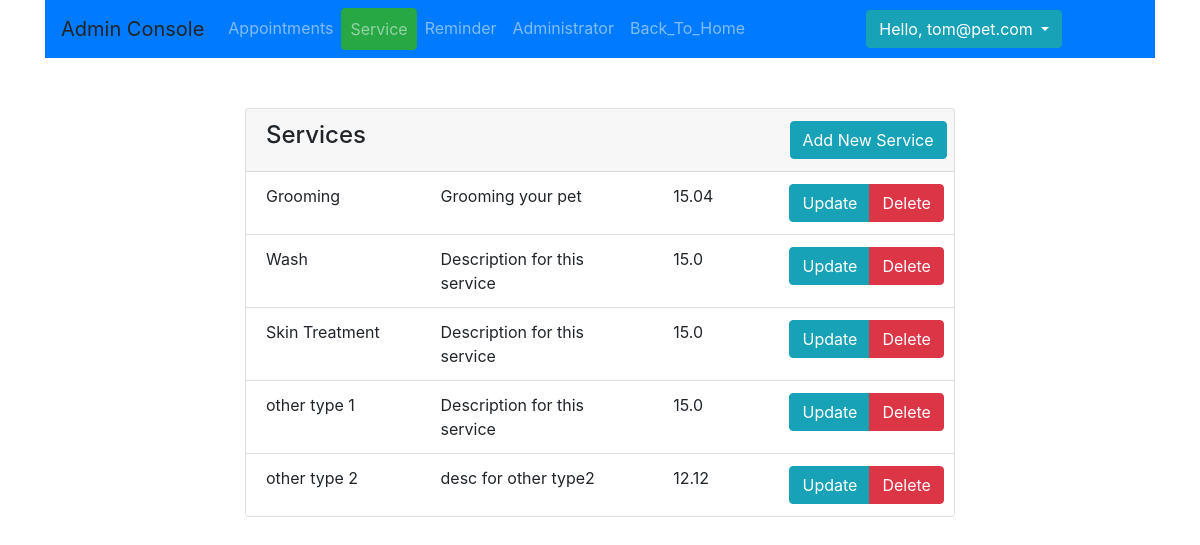
The page /admin/service (signed in) on the database as committed earlier.
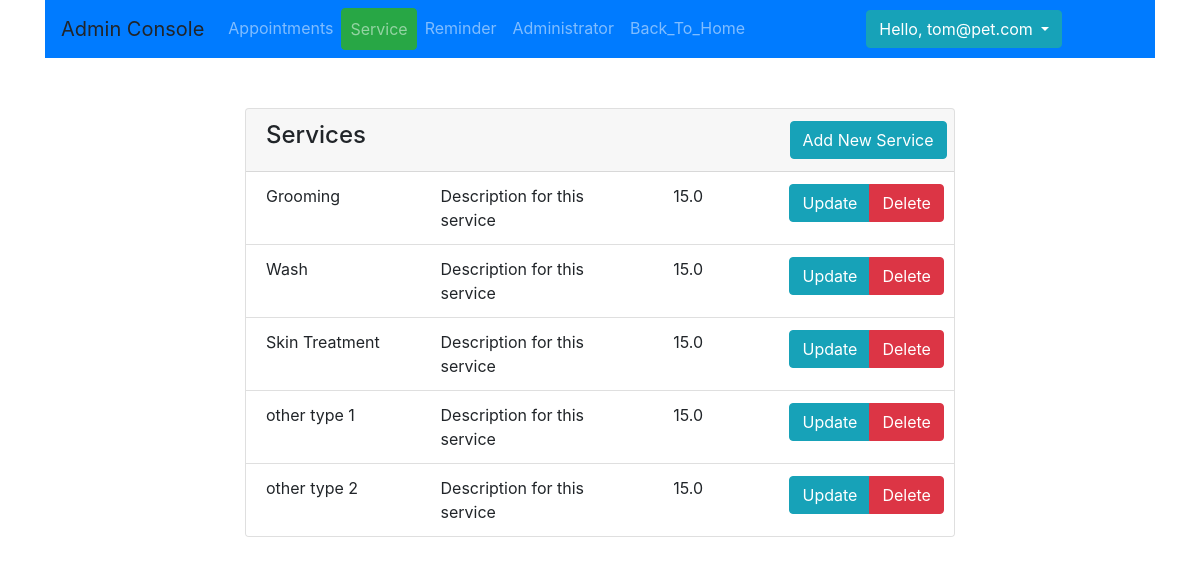
The same page on the database as committed later.
### app/models.py (models this page shows, shortened)
class User(db.Model):
    __tablename__ = 'User'
    id = db.Column(db.Integer, primary_key=True)
    first_name = db.Column(db.String(20))
    last_name = db.Column(db.String(20))
    email = db.Column(db.String(50))
    password = db.Column(db.String(50))
    dob = db.Column(db.DATE, default=datetime.now)
    gender = db.Column(db.CHAR(1))
    phone = db.Column(db.String(10))
    home_number = db.Column(db.String(10))
    work_number = db.Column(db.String(10))
    address_id = db.Column(db.Integer, db.ForeignKey('Address.id'),
                           nullable=False)
    address = db.relationship('Address')
    active = db.Column(db.BOOLEAN)
    admin = db.Column(db.BOOLEAN)
    register_date = db.Column(db.DATETIME, default=datetime.now)
    def is_admin(self):
        return self.admin

class Service(db.Model):
    __tablename__ = "Service"
    id = db.Column(db.Integer, primary_key=True)
    type = db.Column(db.String(50))
    desc = db.Column(db.String(50))
    fee = db.Column(db.FLOAT)

### app/subapps/admin/routing.py (the view)
@adminRoute.route('/service', methods=['GET', 'POST'])
@login_required
@admin_only
def service():
    session = Session()
    service_list = session.query(Service).all()
    form = ServiceForm()
    return render_template("admin/service.html", service_list=service_list, form=form,current_page = 'service')

### app/manage.py (called while the page is built)
@login_manager.user_loader
def load_user(user_id):
    from app.models import User
    from app.db_info import Session
    session = Session()
    user = session.query(User).options(subqueryload(User.address)).filter(User.id == user_id).first()
    session.close()
    return user

### app/subapps/admin/routing.py (called while the page is built)
def admin_only(func):
    @wraps(func)
    def innerFunc(*args, **kwargs):
        if not current_user.is_admin():
            return render_template_string("<h1 class='danger'>Only Administrator can access this page.</h1>"
                                          "<a href=" + url_for("homeRoute.index") + ">Back to Home Page</a>")
        else:
            return func(*args, **kwargs)
    return innerFunc

### run.py (called while the page is built)
@app.before_request
def before_request():
    pass

### app/subapps/admin/templates/admin/service.html (shortened to what this page needs)
{% extends "admin/admin_base.html" %}
{% block content %}
    <div class="offset-md-2 col-md-8">
        <div class="card ">
            <div class="card-header">
                <div class="row">
                    <div class="col-md-6 ">
                        <h4> Services </h4>
                    </div>
                    <div class="offset-md-3 col-md-3">
                        <div class="btn-group" role="group">
                            <button type="button" class="btn btn-info" data-toggle="modal"
                                    data-target="#service_form"
                                    data-action="Add">
                                Add New Service
                            </button>
                        </div>
                    </div>
                </div>
            </div>
            <ul class="list-group list-group-flush">
                {% if service_list.__len__() > 0 %}
                    {% for service in service_list %}
                        <li class="list-group-item">
                            <div class="row">
                                <div class="col-md-3">
                                    {{ service.type }}
                                </div>
                                <div class="col-md-4">
                                    {{ service.desc }}
                                </div>
                                <div class="col-md-2">
                                    {{ service.fee }}
                                </div>
                                <div class="col-md-3">
                                    <div class="btn-group" role="group">
                                        <button type="button" class="btn btn-info" data-toggle="modal"
                                                data-target="#service_form"
                                                data-id="{{ service.id }}"
                                                data-type="{{ service.type }}"
                                                data-desc="{{ service.desc }}"
                                                data-fee="{{ service.fee }}"
                                                data-action="Update">
                                            Update
                                        </button>
                                        <a class="btn btn-danger"
                                           href="{{ url_for("adminRoute.service_delete",service_id=service.id) }}">Delete</a>
                                    </div>
                                </div>
                            </div>
                        </li>
                    {% endfor %}
                {% else %}
                    <li class="list-group-item">No Pet under this accound.</li>
                {% endif %}
            </ul>
        </div>
    </div>
{% endblock %}

### app/subapps/admin/templates/admin/admin_base.html (shortened to what this page needs)
<head>
    <link rel="stylesheet" type=text/css href="{{ url_for('static', filename='bootstrap.min.css') }}">
    <link rel="stylesheet" type=text/css href="{{ url_for('static', filename='bootstrap-datepicker3.min.css') }}">
</head>
<body>
<div class="container">
    <nav class="navbar navbar-expand-lg  navbar navbar-dark bg-primary">
        <a class="navbar-brand">Admin Console</a>
        <div class="collapse navbar-collapse" id="navbarTogglerDemo02">
            <ul class="navbar-nav mr-auto mt-2 mt-lg-0">
                <li class="nav-item ">
                    <a class="nav-link {% if current_page == 'appt' %}btn btn-success{% endif %}"
                       href="{{ url_for('adminRoute.appt') }} ">Appointments<span class="sr-only">(current)</span></a>
                </li>
                <li class="nav-item">
                    <a class="nav-link {% if current_page == 'service' %}btn btn-success{% endif %}"
                       href="{{ url_for('adminRoute.service') }}">Service</a>
                </li>
                <li class="nav-item">
                    <a class="nav-link {% if current_page == 'reminder' %}btn btn-success{% endif %}"
                       href="{{ url_for('adminRoute.reminder') }}">Reminder</a>
                </li>
                <li class="nav-item">
                    <a class="nav-link {% if current_page == 'admin' %}btn btn-success{% endif %}"
                       href="{{ url_for('adminRoute.administrator') }}">Administrator</a>
                </li>
                <li class="nav-item">
                    <a class="nav-link "
                       href="{{ url_for('homeRoute.index') }}">Back_To_Home</a>
                </li>
            </ul>
            {% if current_user.is_authenticated %}
                <div class="dropdown">
                    <button class="btn btn-info dropdown-toggle" type="button" id="dropdownMenuButton"
                            data-toggle="dropdown" aria-haspopup="true" aria-expanded="false">
                        Hello, {{ current_user.email }}
                    </button>
                </div>
            {% endif %}
            <div class="col-md-1"></div>
        </div>
    </nav>
<div class="row" style="padding-top: 50px;">
    <div class="container">
        {% block content %}<h1>Base Template with css and js</h1>{% endblock %}
    </div>
</div>
</div>
</body>

### app/subapps/admin/templates/admin/_service_modal.html (shortened to what this page needs)
{% import "forms/_fields_macro.html" as form_macro %}

Rows that differ between the two databases and show on the page:
changed Service "Grooming": desc "Grooming your pet" → "Description for this service"; fee "15.04" → "15.0"
changed Service "other type 2": desc "desc for other type2" → "Description for this service"; fee "12.12" → "15.0"
